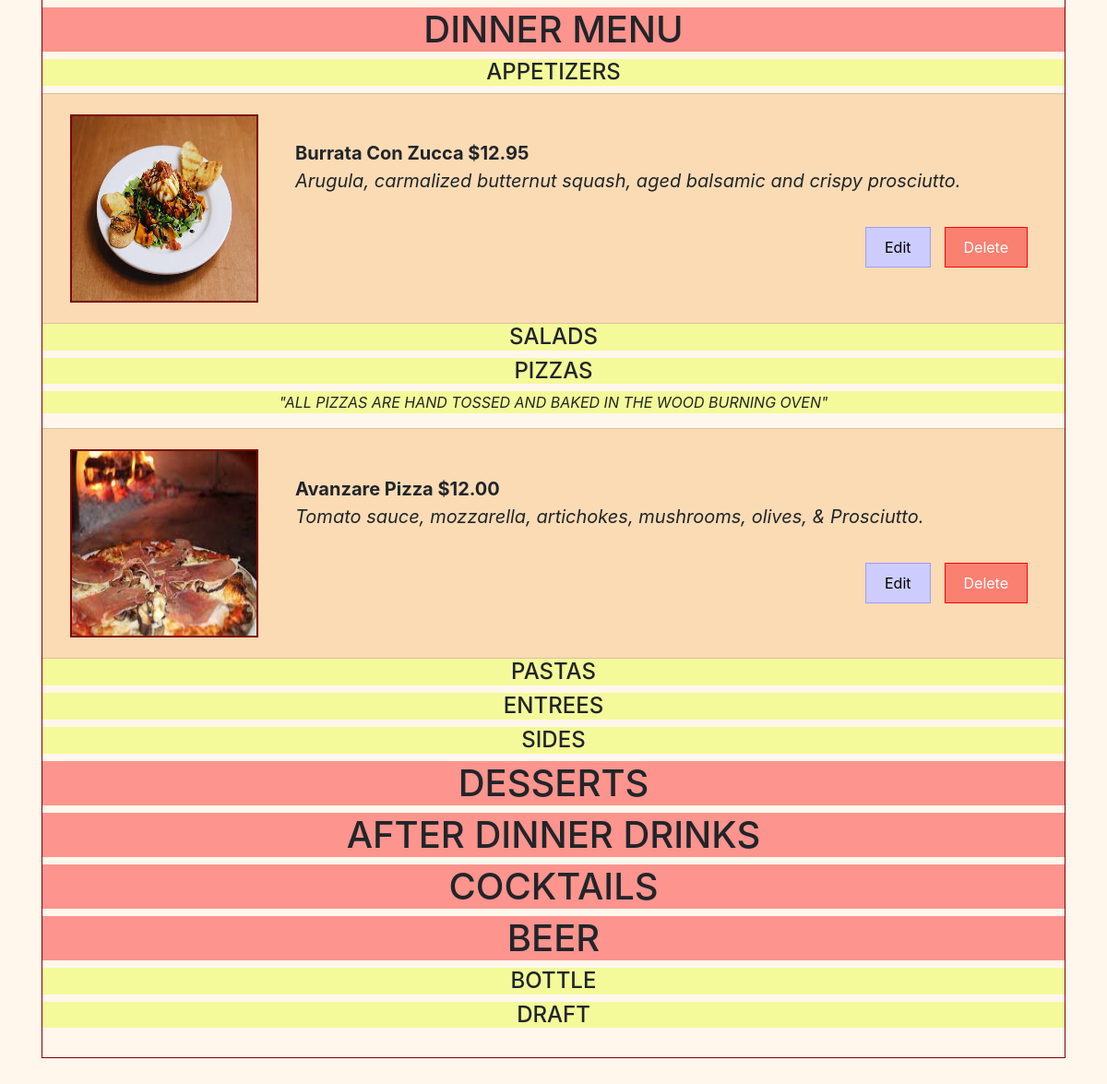
/edit-menu (signed in, lower part), run on an earlier commit of the app's database.
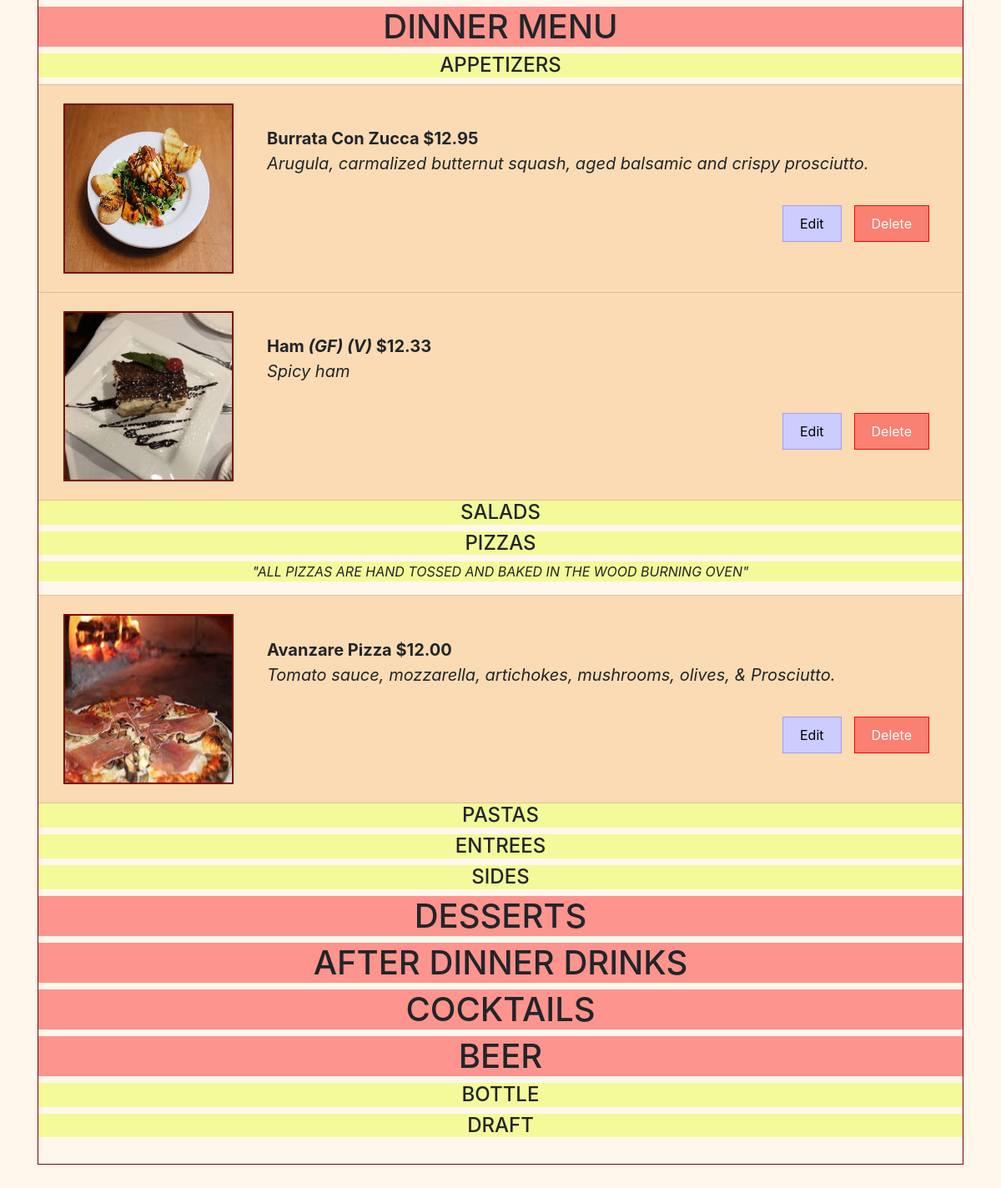
And on a later commit of the database.
### avanzareApp/models.py (models this page shows)
class Menu(db.Model):
    id = db.Column(db.Integer, primary_key=True)
    name = db.Column(db.String(150), unique=True)
    price = db.Column(db.String(150))
    description = db.Column(db.String(10000))
    menu_type = db.Column(db.String(150))
    gluten_free = db.Column(db.String(150))
    vegan = db.Column(db.String(150))
    date = db.Column(db.DateTime(timezone=True), default=func.now())
    item_image = db.Column(db.String(30))
    user_id = db.Column(db.Integer, db.ForeignKey('user.id'))

### avanzareApp/views.py (the view)
@views.route('/edit-menu', methods=['GET'])
def edit_menu():
    items = Menu.query.all()
    if current_user.is_anonymous:
        abort(404, description="Resource not found")
    if current_user.email == 'headChef@gmail.com':
        return render_template("edit_menu.html", items=items, user=current_user)
    else:
        flash('Sorry not allowed.', category="error")
        return redirect(url_for('views.user_home'))

### avanzareApp/__init__.py (called while the page is built)
def create_app():
    app = Flask(__name__)
    app.config['SECRET KEY'] = 'iudsdbciud ccdoi'
    app.config['SQLALCHEMY_DATABASE_URI'] = f'sqlite:///{DB_NAME}'
    db.init_app(app)
    from .views import views
    from .auth import auth
    app.register_blueprint(views, url_prefix='/')
    app.register_blueprint(auth, url_prefix='/')
    from .models import User, Menu, Menu_order, News, Order
    with app.app_context():
        db.create_all()
    login_manager = LoginManager()
    login_manager.login_view = 'auth.start_page'
    login_manager.init_app(app)
    @login_manager.user_loader
    def load_user(id):
        return User.query.get(int(id))
    return app

### avanzareApp/templates/edit_menu.html (shortened to what this page needs)
{% extends "base.html" %} {% block title %}Home{% endblock %}
{% block content %}
<br />
<div class="blackLine">
    <br />
    <h1 class="h1Color" align="center"> DINNER MENU </h1>
    <ul class="list-group list-group-flush" id="items">
        {% set print_once = 1 %}
        {% for menu in ["APPETIZERS", "SALADS", "PIZZAS", "PASTAS", "ENTREES", "SIDES", "DESSERT MENU", "AFTER DINNER DRINKS", "COCKTAILS", "BOTTLE", "DRAFT"] %}
            {% if print_once == 1 %}
                {% if menu == "DESSERT MENU" %}
                    <h1 class="h1Color" align="center"> DESSERTS </h1>
                    {% set print_once = 0 %}
                {% elif menu == "AFTER DINNER DRINKS" %}
                    <h1 class="h1Color" align="center"> AFTER DINNER DRINKS </h1>
                    {% set print_once = 0 %}
                {% elif menu == "COCKTAILS" %}
                    <h1 class="h1Color" align="center"> COCKTAILS </h1>
                    {% set print_once = 0 %}
                {% elif menu == "BOTTLE" %}
                    <h1 class="h1Color" align="center"> BEER </h1>
                    <h4 class="menu_type_color" align="center">{{ menu }}</h4>
                    {% set print_once = 0 %}
                {% else %}
                    <h4 class="menu_type_color" align="center">{{ menu }}</h4>
                    {% if menu == "PIZZAS" %}
                        <p class="menu_type_color" align="center"><i>"ALL PIZZAS ARE HAND TOSSED AND BAKED IN THE WOOD BURNING OVEN"</i></p>
                    {% endif %}
                    {% set print_once = 0 %}
                {% endif %}
            {% endif %}
            {% for item in items %}
                {% if item.menu_type == menu %}
                    <li class="list-group-item">
                        <div class="container2" >
                            <div class="image">
                                {% set tmp = item.name + '.jpg' %}
                                <img class="img-responsive" src="{{ url_for('views.send_image', filename=tmp) }}" width="200" height="200">
                            </div>
                            <div class="text">
                                <b>{{ item.name }}
                                {% if item.gluten_free == "GLUTEN FREE" %}
                                    <i>{{ "(GF)" }}</i>
                                {% endif %}
                                {% if item.vegan == "VEGAN" %}
                                    <i>{{ "(V)" }}</i>
                                {% endif %}
                                {% set tmp = "$" + (item.price | string) %}
                                {{ tmp }}</b>
                                <br />
                                <i>{{ item.description }}</i>
                                <div style="padding-top: 20px;">
                                    <form action="/delete-menu-item/{{ item.id }}" method="POST">
                                        <button class="btn-del" type="submit">Delete</button>
                                    </form>
                                    <button id="edit_{{ item.id }}"
                                            class="show btn-edit"
                                            onClick="blueprint({{ item.id }})">Edit</button>
                                </div>
                            </div>
                        </div>
                        <div id="hidden_{{ item.id }}" class="only_one" hidden><div class="edit_page">{% include 'edit_page_blueprint.html' %}</div></div>
                    </li>
                {% endif %}
            {% endfor %}
            {% set print_once = 1 %}
        {% endfor %}
    </ul>
    <br />
</div>
<br />
<br />
{% endblock %}

What changed in the data, as far as the page shows it:
added Menu: shows a picture, name "Ham", value "(GF)", value "(V)", tmp "$12.33", description "Spicy ham", shown under "APPETIZERS"
